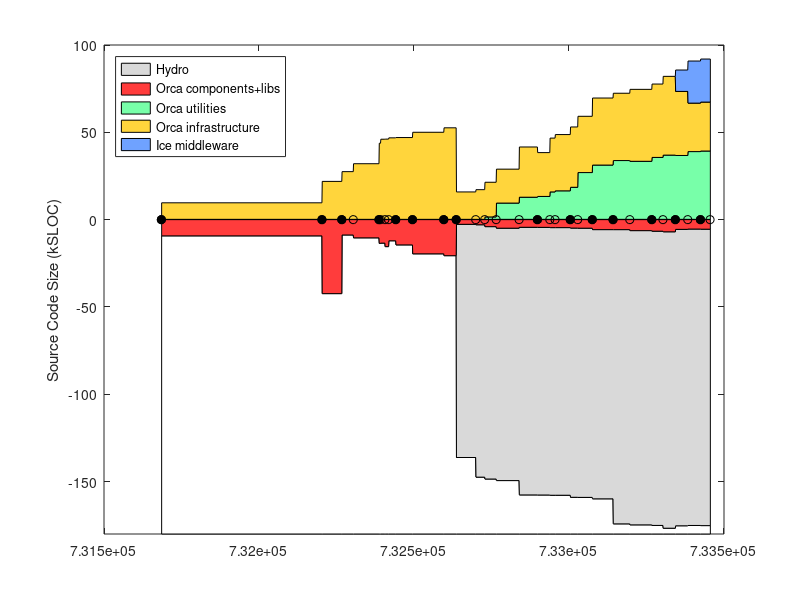

Here is the MATLAB script that generated this plot: (Note: this script raises an error after producing the figure.)
% keep track of orca project size using sloccount
clear all

%%%%%%%%%% DATA %%%%%%%%%%%%%%%%%%%%

% include/* except: include/{Freeze IceSSL IcePatch2}
% src/{Ice Slice IceGrid icecpp IceStorm slice2cpp IceUtil IceBox IceXML}
%  Sice212 = [
%  (7842-1000) + (22093+18419+11499+10568+4392+4200+4252+567+316)
%  ];
%  Sice301 = [
%  (8164-1000) + (23018+19384+19169+10596+4479+4343+4308+622+319)
%  ];
% same as above, but now also add Java:
% src/{IceInternal Ice IceUtil IceBox}
%  Sice310 = [
%  (8810-1200) + (24275+20494+22689+10587+4569+4877+4770+667+319) + (13190+6915+1262+493)
%  ];
%  Sice311 = [
%  (8950-1275) + (24511+20505+22898+10590+4600+4884+4782+683+323) + (13266+6929+1262+504)
%  ];

% it's much easier to count the whole of Ice (we use most of it anyway)
% sloccount include/ src/
% (this does not account for .ice files in [ice]/slice/* but it's a small fraction of total)
Sice212 = 133523;
Sice301 = 144513;
Sice310 = 153243;
Sice311 = 154145;
Sice320 = 168475;
Sice321 = 169725;

% indeces
iyy=1;
imm=2;
idd=3;
iver=4;
isub=5;
ibase=6;
icomp=7;
iutil=8;
iad=9;

Sorca = [ ...
% YY    MM  DD  ?   SUB     BASE        COMP           UTILS    A&D VERSION
% 0.8.6: a single distro, divide in halves arbitrarily
2003     4  14  1   0       18930/2     18930/2             0   0   % 0.8.6 (last change in doc/ChangeLog
% BASE: orca-base
% COMP: orca-components
2004     9  13  1   0       42543       21726               0   0   % 0.11.0
2004    11  16  1   0       8963        27310               0   0   % 0.12.0
2004    12  23  0   0       10596       31845               0   0   % 0.12.1
2005     3  16  1   0       13767       43576               0   0   % 0.13.0
2005     3  21  0   0       13620       45874               0   0   % 0.13.1
2005     4   4  0   0       15630       45944               0   0   % 0.13.2
2005     4  16  0   0       12283       46666               0   0   % 0.13.3
2005     5   9  1   0       14639       46837               0   0   % 0.14.0
2005     7   2  1   0       19751       49854               0   0   % 0.15.0
2005    10  11  1   0       20818       52408               0   0   % 1.0.0
% BASE: just orcaice w/out test + interfaces/slice
% COMP: comp + util - orcaice 
2005    11  20  1   Sice212 2320+530    9226+8781-2320      0   0   % 2.0.0-rc1
2006     1  22  0   Sice301 2511+596    9801+9695-2511      0   0   % 2.0.0-rc2
% UTIL: sloccount components/log* 
2006     2  20  0   Sice301 3369+813    9867+14734-3369-1372 1372    0  % 2.0.0-rc3
% UTIL: sloccount components/orcaview/ components/log* utils/orcalog* utils/orcagui/ utils/orcaobj/
2006     3  29  0   Sice301 4022+1052   14625+18131-4022-9307 9307   0  % 2.0.0-rc4
2006     6  11  0   Sice310 3439+1116   19999+24867-3439-12670 12670 0  % 2.0.0-rc5  
2006     8   9  1   Sice310 3482+1116   19979+21711-3482-13111 13111 0  % 2.0.0
2006     9  18  0   Sice310 3647+1094   19317+30847-3647-15704 15704 0  % 2.0.1
2006    10   5  0   Sice310 3644+1094   20384+31798-3644-16329 16329 0  % 2.0.2
% UTIL: sloccount components/orcaview* components/log* utils/orcalog* utils/orcagui* utils/orcaobj/
2006    11  23  1   Sice311 3831+1178   21408+35311-3831-18359 18359 0  % 2.1.0
% BASE: cd src; sloccount libs/orcaice/ 
%          MINUS sloccount libs/orcaice/test 
%          PLUS sloccount interfaces/slice
% COMP: cd src; sloccount components/ libs/ 
%          MINUS sloccount libs/orcaice* libs/orcaq* libs/orcalog* libs/orcaprobe* libs/orcawall* libs/orcaobj libs/orcaobjutil/
% UTIL: cd src; sloccount utils libs/orcaq* libs/orcalog* libs/orcaprobe* libs/orcawall* libs/orcaobj libs/orcaice*
%          MINUS sloccount libs/orcaice/
% to count lines in *.ice files, rename them to *.cpp like this:
% $cd src/interfaces/slice/orca; for file in *; do mv $file `echo $file | sed s/.ice/.cpp/`; done
2006    12  17  0   Sice311 5615-1784+1240  60241-28024     32398-5615  0   % 2.1.1
2007     2   2  1   Sice311 6225-2011+1671  70376-31989     37297-6225  0   % 2.2.0
2007     4  10  1   Sice320 6232-2011+1671  72704-34165     39894-6232  0   % 2.3.0
2007     6   3  0   Sice320 6837-2056+1682  75506-34316     40074-6837  0   % 2.4.0
2007     8  13  1   Sice320 7247-2226+1772  78939-36926     42700-7247  0    % 2.5.0
2007     9  18  0   Sice321 7919-2572+1787  83838-38743     44694-7919  0    % 2.6.0
% A&D: Hydro: sloccount src
2007    10  28  1   Sice321 5481-1528+1787  72748-36062     42043-5481  12251    % 2.7.0
2007    12   7  0   Sice321 5376-1558+1750  64158-36410     44169-5376  24104    % 2.8.0
2008     1  17  1   Sice321 5453-1558+1750  64438-36410     44484-5376  24650    % 2.9.0
];
Vorca ={'0.8.6', '0.11.0', '0.12.0', '0.12.1', '0.13.0', '0.13.1', '0.13.2', '0.13.3', '0.14.0', '0.15.0', '1.0.0', ...
    '2.0.0-rc1', '2.0.0-rc2', '2.0.0-rc3', '2.0.0-rc4', '2.0.0-rc5', '2.0.0', '2.0.1', '2.0.2', '2.1.0', '2.1.1', ...
    '2.2.0', '2.3.0', '2.4.0', '2.5.0', '2.6.0', '2.7.0', '2.8.0', '2.9.0' }';

% add a dummy release just for display
Sorca(end+1,:) = Sorca(end,:);
Sorca(end,imm) = Sorca(end,imm)+1;
Sorca(end,iver) = 0;
Vorca{end+1} = 'dummy';

% convert dates
Torca = datenum(Sorca(:,iyy),Sorca(:,imm),Sorca(:,idd));

% 2nd digit releases
i2 = (Sorca(:,iver)==1);
Torca2 = Torca(i2);
Vorca2 = Vorca(i2);

% what can go to Hydra?
% cd libs; sloccount bros1 orcacolourtext orcadynamicload orcageom2d orcagpsutil orcaiceutil orcaimage orcaimagegrabber orcalocalnav orcalockfile orcamapload orcamisc orcanavutil orcaogfusion orcaogmap orcapathplan orcaping orcaportability orcaserial orcawifi
% cd components; sloccount gps/garmin/ insgps/novatel insgps/novatelspan/ laser2d/laser2dutil/ laser2d/sickacfr/ laser2d/sickcarmen/ localnav/vfhdriver/ segwayrmp/rmpdriver/ 
% 15,102 + 10,322

% for comparison, ASN
%  Sasn = 90433;

Sgenom = [
% YY    MM  DD  ? SUB   BASE    COMP    UTIL    VERSION
% SUB : cd pocolibs-2.3; sloccount include src
% BASE: cd genom-2.0; sloccount include src
% COMP: 0
% UTIL: 0 
2007    8   31  1  9786    11368   0   0       % 2.0
];

Splayer = [ 
% YY    MM  DD  ?   SUB     BASE                COMP       UTIL  VERSION
% BASE: (server-drivers)+client_libs
% COMP: drivers + utils
2002    12 04   1  0    (17331-12037)+9188      12037+2685 0    % 1.3.1
2003    7  15   1  0    (30452-24334)+12458     24334+3064 0    % 1.4-rc1
2003    12 07   1  0    (37378-30947)+13110     30947+9633 0    % 1.4-rc2
2004    5  31   1  0    (49225-42643)+13664     42643+3550 0    % 1.5
2004    11 12   1  0    (50758-43190)+13545     43190+4479 0    % 1.6
2005    1  31   0  0    (52069-44517)+13576     44517+4662 0    % 1.6.2
2005    7  28   0  0    (53348-45686)+14300     45686+5188 0    % 1.6.5
% BASE: (libplayercore-./bindings) + client_libs + (libplayertcp-./bindings)
% note: libplayerxdr is autogenerated
% COMP: server + utils
2005    10 25   0  0    (4866-0)+7560+(1391-0)  46474+5725  0   % 2.0pre7
% SUB : 0
% BASE: sloccount libplayercore client_libs libplayertcp 
%           MINUS sloccount libplayercore/bindings/ libplayertcp/bindings
% note: libplayerxdr is autogenerated
% COMP: sloccount server 
% UTIL: sloccount utils PLUS stage/src
2006    2  28   1  0    63992-47749-1291        54704       0     % 2.0.0
2006    3  25   1  0    65606-48912-1291        53033       0     % 2.0.1
2006    6   9   1  0    69083-51546-1319        61421       0     % 2.0.2
2006    9  26   1  0    69388-51546-1319        64088       13606       % 2.0.3
2007    5   2   1  0    69602-51686-1359        58396       9589+13606  % 2.0.4
2007   10  26   1  0    23526-109               78141       11404+13606 % 2.0.4+
];
Tplayer = datenum(Splayer(:,1),Splayer(:,2),Splayer(:,3));

Saria = [
% YY    MM  DD  ? SUB   BASE    COMP    UTIL    VERSION
% SUB : 0
% BASE: sloccount ArNetworking/include/ ArNetworking/src/
% COMP: sloccount include src
% UTIL: 0 
2007    2   20  1  0    15854   45965   0       % 2.5.1
];

Scarmen = [
% YY    MM  DD  ?   SUB     BASE    COMP                    UTIL   VERSION
% SUB : cd src; sloccount ipc
% BASE: sloccount carmenpp global java python
% COMP: sloccount src MINUS all other
% UTIL: sloccount logger logtools mapeditor param_daemon robotgui simulator 
2007    8   15  1  24965    12032   107745-24965-12032-19629  19629   % 0.6.7
];

Sorocos = [
% YY    MM  DD  ?   SUB     BASE    COMP                        UTIL   VERSION
% SUB : cd ACE_wrappers; sloccount ace PLUS sloccount TAO/tao/
% BASE: ?
% LIBS: sloccount orocos-bfl-[VERSION]-src/src PLUS sloccount kdl-[VERSION]/kdl
% COMP: sloccount orocos-rtt-[VERSION]/src PLUS cd orocos-ocl-[VERSION]; sloccount hardware motion_control
% UTIL: cd orocos-ocl-[VERSION]; sloccount taskbrowser signals deployment reporting viewer ocl 
2007    8   15  1  160300+237011   0   (7767+12865)+(48971+20068)    5104   % ace-5.5, tao-1.5, rtt-1.2.1, bfl-0.6.1, kdl-0.4, ocl-0.4.1
];

Syarp = [
% YY    MM  DD  ?   SUB  BASE     COMP       UTIL   VERSION
% SUB : 0
% BASE: sloccount libYARP_OS libYARP_OS_compat
% COMP: sloccount yarpdev libYARP_dev libYARP_math libYARP_sig libYARP_sig_compat 
% UTIL: sloccount yarp-imageviewer modules
2007    7   26  1  0     21633   23528    1613   % 2.1.6
];

% YY    MM  DD  ?   SUB  BASE     COMP       UTIL
% SUB : 0
% BASE: 0
% COMP: sloccount . (matlab files will not be counted)
% UTIL: 0
Sopenslam = [
2007    8   16  1   0    0        23719      0
];

%%%%%%%%%% PLOTTING %%%%%%%%%%%%%%%%%%%%

Smax = 180;
d0 = [Torca Torca+1]'; d0=d0(:); d0(1)=[];
d1 = Smax-Sorca(:,isub)-Sorca(:,ibase); d1 = [d1 d1]'; d1=d1(:); d1(end)=[];
d2 = Sorca(:,isub); d2 = [d2 d2]'; d2=d2(:); d2(end)=[];
d3 = Sorca(:,ibase); d3 = [d3 d3]'; d3=d3(:); d3(end)=[];
d4 = Sorca(:,icomp); d4 = [d4 d4]'; d4=d4(:); d4(end)=[];
d5 = Sorca(:,iutil); d5 = [d5 d5]'; d5=d5(:); d5(end)=[];
d6 = Sorca(:,iad); d6 = [d6 d6]'; d6=d6(:); d6(end)=[];

figure(1), clf
ha=area( d0, [d1 d2 d3 d5 d4 d6]/1e3, -Smax ); hold on
plot( Torca, 0*Torca, 'k-o' )
h2=plot( Torca2, 0*Torca2, 'ko' );
set(h2,'markerfacecolor','k')
ylabel('Source Code Size (kSLOC)')

% colors
white = 1*[1 1 1];
gray = .85*[1 1 1];
red = min(255,[255 0 0]+60)/255;
orange = min(255,[255 153 0]+60)/255;
green = min(255,[60 255 109]+60)/255;
blue = min(255,[51 102 255]+60)/255;

set(ha(1),'facecolor', white);
set(ha(2),'facecolor', gray);
set(ha(3),'facecolor', red);
set(ha(4),'facecolor', green);
set(ha(5),'facecolor', orange);
set(ha(6),'facecolor', blue);
ha(1)=[];
legend(fliplr(ha),'Hydro','Orca components+libs','Orca utilities','Orca infrastructure','Ice middleware', 'Location','NorthWest')
%  xlim(datenum([2004;2005],[7;7],[1;1]) )
ylim([-Smax 100])
ax=axis;
%  xlim( [ax(1) datenum([2006 12 31])] )
ax=axis;
% label releases
mark('x', Torca2 )
i2odd = (1:2:length(Torca2));
ht = text(Torca2(i2odd)+5,.04*ax(4)*ones(length(i2odd),1),Vorca2(i2odd));
set(ht,'fontsize',8)
i2even = (2:2:length(Torca2));
ht = text(Torca2(i2even)+5,.08*ax(4)*ones(length(i2even),1),Vorca2(i2even));
set(ht,'fontsize',8)
datetick( 'x', 12 )
hp = plot( Tplayer, -Splayer(:,ibase)/1e3, 'k--o', Tplayer, Splayer(:,icomp)/1e3, 'k--o' );
set(hp, 'color', .5*[1 1 1] )
hpt = text( Tplayer(2), -Splayer(2,ibase)/1e3-8, 'Player infrastructure');
set(hpt, 'color', .5*[1 1 1] )
hpt = text( Tplayer(2), (Splayer(2,icomp)+Splayer(2,iutil))/1e3-5, 'Player "components+utils"');
set(hpt, 'color', .5*[1 1 1] )
%mark('y', Dasn(1,1)/1e3 );
%text( datenum([2003 5 1]), Dasn(1,1)/1e3, 'ASN')
xlabel('Releases')
title('http://orca-robotics.sf.net')

ht=text(datenum(2003,7,1),-Smax+15, '*   generated using David A. Wheeler`s SLOCCount' );
set(ht,'fontsize',8)
ht=text(datenum(2003,7,1),-Smax+5, '** see data in [ORCA2]/scripts/matlab/sloccount/slocs.m' );
set(ht,'fontsize',8)

xlim( [ax(1) datenum([2008 2 20])] )
